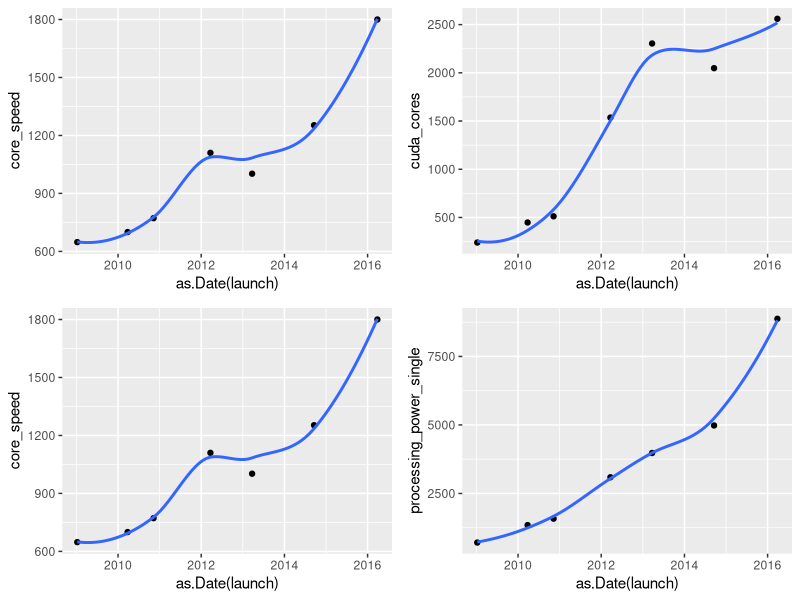
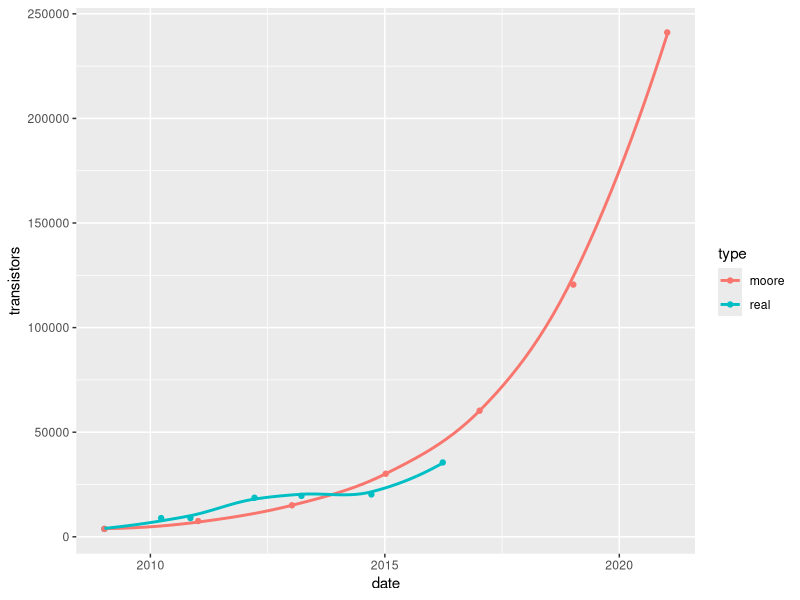

R code for these plots, in order:
## ---- chunk 1
Sys.setenv(LANG = "en")
#Read in the data
xx80 <- read.csv("xx80.csv", sep = ";")
xx80
#Note that the only metrics we see grow linearly are transistor density, cuda core count, core speed, and processing power
#For cards with boost capabilities, we only consider the highest speeds, as performance benchmarks always bring out these speeds in the cards

#Play with linear model
library(ggplot2)
m1 <- lm(xx80$core_speed ~ as.Date(xx80$launch))
summary(m1)

#Plotting different variables that have positive correlation with performance
library(gridExtra)
p1 <- ggplot(xx80, aes(x = as.Date(launch), y = core_speed)) + geom_point() + geom_smooth(se=FALSE)
p2 <- ggplot(xx80, aes(x = as.Date(launch), y = cuda_cores)) + geom_point() + geom_smooth(se=FALSE)
p3 <- ggplot(xx80, aes(x = as.Date(launch), y = core_speed)) + geom_point() + geom_smooth(se=FALSE)
p4 <- ggplot(xx80, aes(x = as.Date(launch), y = processing_power_single)) + geom_point() + geom_smooth(se=FALSE)

grid.arrange(p1,p2,p3,p4, ncol =2, nrow =2)

transistor_density <- xx80$transistors_millions/xx80$die_size
transistor_density
#million transistors per square mm

#Moore's law predicts that the number of transistors per square inch doubles each year

#1 square mm = 0.00155 square inch
scaled_transistor_density <- xx80$transistors_millions*1000000/xx80$die_size*0.00155
scaled_transistor_density
#this is in number of transistors per square inch

#moore's predicted transistor density
moore_predicted_scaled_transistory_density <- rep(scaled_transistor_density[1], 7) * c(1,2,4,8,16,32,64)
moore_predicted_scaled_transistory_density

moore_dates <- c("2009-01-08", "2011-01-08", "2013-01-08", "2015-01-08", "2017-01-08", "2019-01-08", "2021-01-08")

transistor_df <- data.frame("date" = c(as.Date(xx80$launch), as.Date(moore_dates)), "transistors" = c(scaled_transistor_density, moore_predicted_scaled_transistory_density), "type" = c(rep("real", 7), rep("moore", 7))) 
transistor_df

nvidia_transistors <- data.frame("date" = as.Date(xx80$launch), "transistors" = scaled_transistor_density)
moore_transistors <- data.frame("date" = as.Date(moore_dates), "transistors" = moore_predicted_scaled_transistory_density)

nvidia_transistor_model <- lm(sqrt(transistors) ~ date, data = nvidia_transistors)
summary(nvidia_transistor_model)

nvidia_transistor_model2 <- lm(transistors ~ date, data = nvidia_transistors)
summary(nvidia_transistor_model2)

moore_transistor_model <- lm(log(transistors) ~ date, data = moore_transistors)
summary(moore_transistor_model)

library(car)
powerTransform(nvidia_transistors[,2])

#predicted performance boost by transistor density through nvidia linear model
predict(nvidia_transistor_model2, newdata = data.frame("date" = as.Date("2018-08-01")), type = "response")/nvidia_transistors[7,2]

#predicted performance boost by transistor density through nvidia transformed model
predict(nvidia_transistor_model, newdata = data.frame("date" = as.Date("2018-08-01")), type = "response")^2/nvidia_transistors[7,2]

#predicted performance boost by transistor density through moore's law
#starting point for moore's law is gtx 280
exp(predict(moore_transistor_model, newdata = data.frame("date" = as.Date("2018-08-01")), type = "response"))/nvidia_transistors[7,2]

ggplot(transistor_df, aes(x = date, y = transistors, color = type)) + geom_point() + geom_smooth(se=FALSE)
## ---- chunk 2
